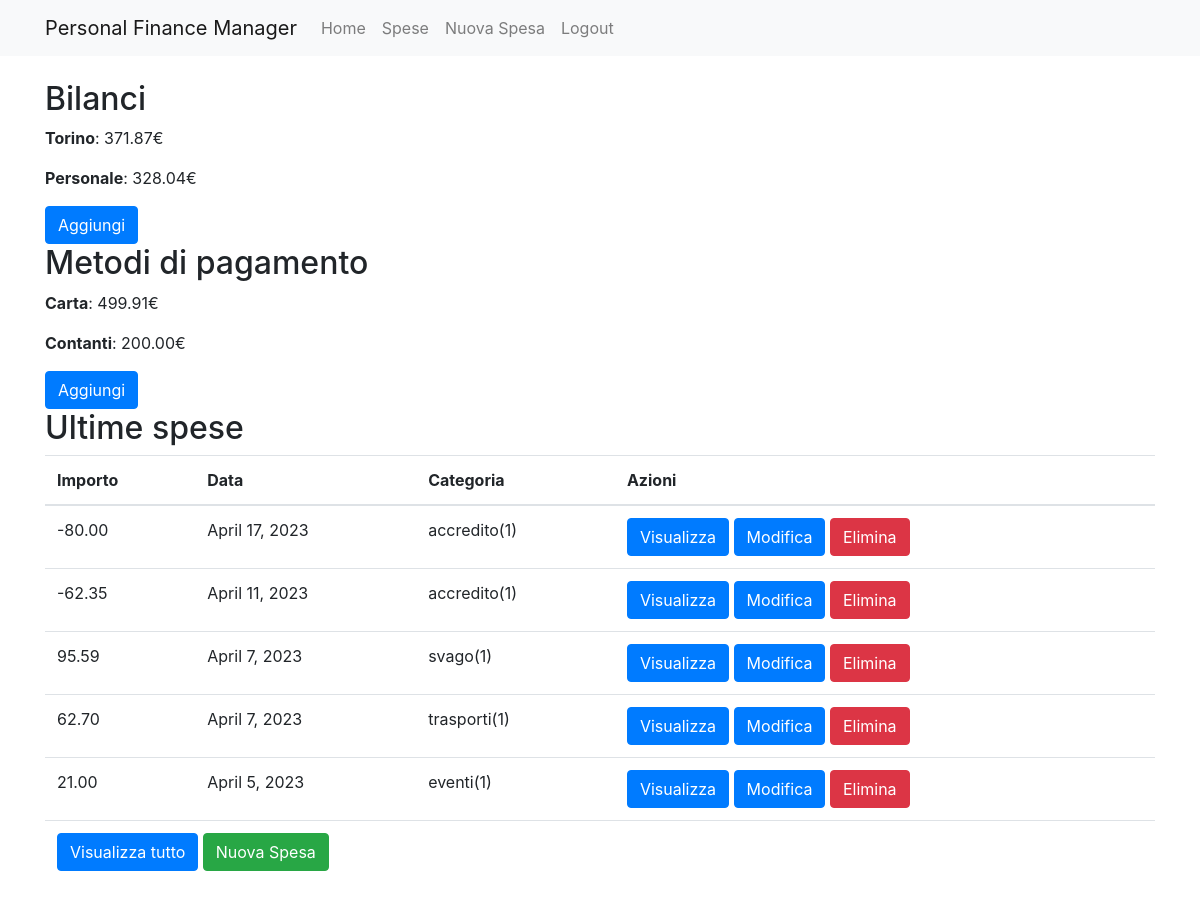
The page / (signed in) on the database as committed earlier.
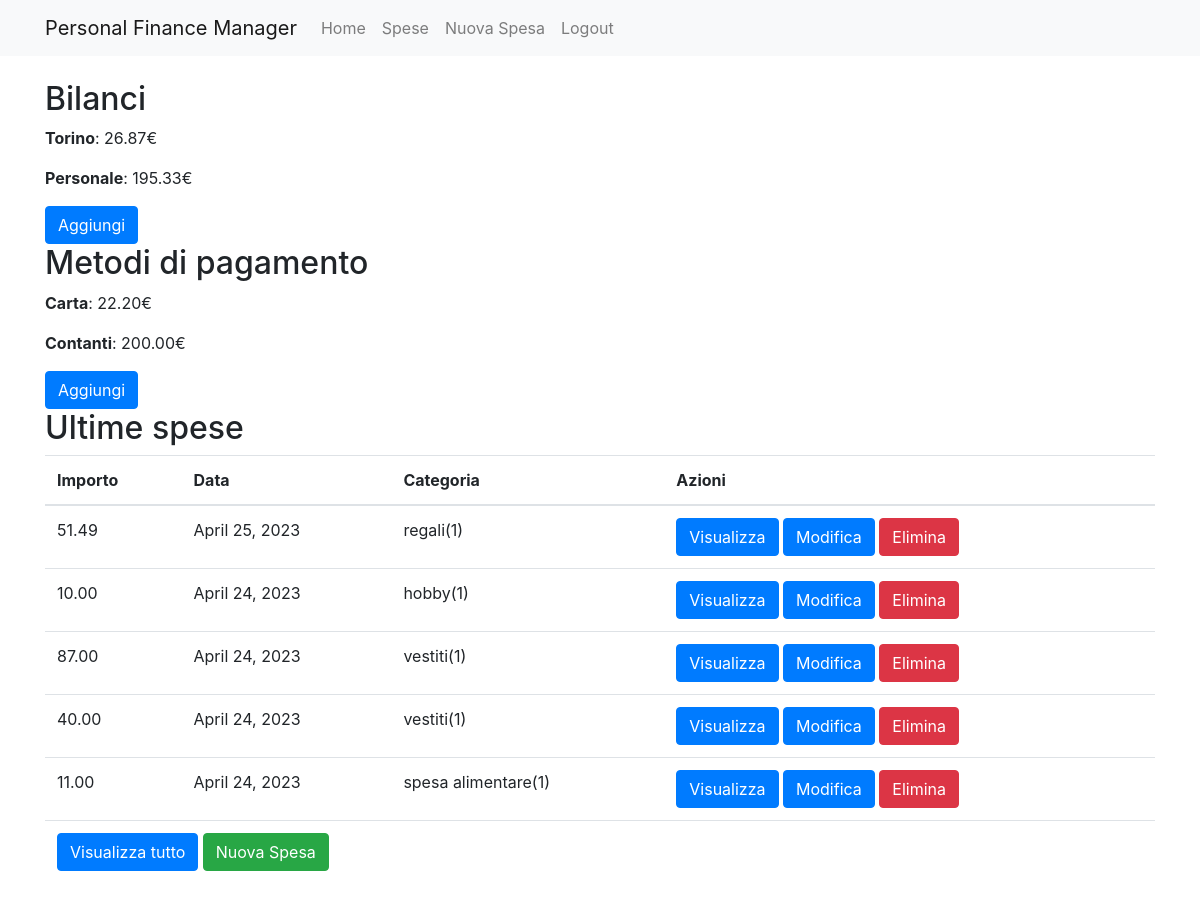
The same page on the database as committed later.
### expenses/models.py (models this page shows, shortened)
class Balance(models.Model):
    user = models.ForeignKey(User, on_delete=models.CASCADE)
    name = models.CharField(max_length=200)
    def display(self):
        string = self.name
        string = string[0].upper() + string[1:]
        return string
    def calculate(self):
        balance = 0
        expenses = Expense.objects.filter(user=self.user, balance=self)
        for ex in expenses:
            balance -= ex.amount
        balance = str(balance)
        balance += '€'
        return balance

class Expense(models.Model):
    user = models.ForeignKey(User, on_delete=models.CASCADE)
    balance = models.ForeignKey(Balance, on_delete=models.CASCADE)
    payment_method = models.ForeignKey(Payment_Method, on_delete=models.CASCADE)
    amount = models.DecimalField(max_digits = 6, decimal_places=2)
    date = models.DateField()
    category = models.ForeignKey(Category, on_delete=models.CASCADE)
    description = models.CharField(max_length=200)

class Payment_Method(models.Model):
    user = models.ForeignKey(User, on_delete=models.CASCADE)
    name = models.CharField(max_length=200)
    def display(self):
        string = self.name
        string = string[0].upper() + string[1:]
        return string
    def calculate(self):
        balance = 0
        expenses = Expense.objects.filter(user=self.user, payment_method=self)
        for ex in expenses:
            balance -= ex.amount
        balance = str(balance)
        balance += '€'
        return balance

class Category(models.Model):
    user = models.ForeignKey(User, on_delete=models.CASCADE)
    name = models.CharField(max_length=200)
    def __str__(self):
        return self.name + "(" + str(self.user.id) + ")"

### expenses/views.py (the view)
# urls.py: path('', views.index, name='index'),
@login_required
def index(request):
    balances = Balance.objects.filter(user=request.user)
    payment_methods = Payment_Method.objects.filter(user=request.user)
    expenses = Expense.objects.filter(user=request.user).order_by("-date")[:5]
    return render(request, 'index.html', {'balances': balances, 'payment_methods': payment_methods, 'expenses':expenses})

### expenses/templates/index.html (shortened to what this page needs)
{% extends 'base.html' %}
{% block content %}
  <h2>Bilanci</h2>
  {% for balance in balances %}
    <p><strong>{{ balance.display }}</strong>: {{ balance.calculate }}</p>
  {% empty %}
    <p>Nessun bilancio trovato</p>
  {% endfor %}
  <a href="{% url 'balance_new' %}" class="btn btn-primary">Aggiungi</a>
  <h2>Metodi di pagamento</h2>
  {% for pm in payment_methods %}
    <p><strong>{{ pm.display }}</strong>: {{ pm.calculate }}</p>
  {% empty %}
    <p>Nessun metodo di pagamento trovato</p>
  {% endfor %}
  <a href="{% url 'payment_method_new' %}" class="btn btn-primary">Aggiungi</a>
  <h2>Ultime spese</h2>
  <table class="table">
    <thead>
      <tr>
        <th>Importo</th>
        <th>Data</th>
        <th>Categoria</th>
        <th>Azioni</th>
      </tr>
    </thead>
    <tbody>
      {% for expense in expenses %}
        <tr>
          <td>{{ expense.amount }}</td>
          <td>{{ expense.date }}</td>
          <td>{{ expense.category }}</td>
          <td>
            <a href="{% url 'expense_show' expense.pk %}" class="btn btn-primary">Visualizza</a>
            <a href="{% url 'expense_edit' expense.pk %}" class="btn btn-primary">Modifica</a>
            <a href="{% url 'expense_delete' expense.pk %}" class="btn btn-danger">Elimina</a>
          </td>
        </tr>
      {% empty %}
        <tr>
          <td colspan="4">Nessuna spesa trovata.</td>
        </tr>
      {% endfor %}
      <tr>
        <td colspan="4">
          <a href="{% url 'expenses_list' %}" class="btn btn-primary">Visualizza tutto</a>
          <a href="{% url 'expense_new' %}" class="btn btn-success">Nuova Spesa</a>
        </td>
      </tr>
    </tbody>
  </table>
{% endblock %}

Rows that differ between the two databases and show on the page:
no longer on this page (row unchanged): Expense: amount "-80.00", date "April 17, 2023", category "accredito(1)"
no longer on this page (row unchanged): Expense: amount "-62.35", date "April 11, 2023", category "accredito(1)"
no longer on this page (row unchanged): Expense: amount "95.59", date "April 7, 2023", category "svago(1)"
no longer on this page (row unchanged): Expense: amount "62.70", date "April 7, 2023", category "trasporti(1)"
no longer on this page (row unchanged): Expense: amount "21.00", date "April 5, 2023", category "eventi(1)"
computed for Balance "Torino": calculate "371.87€" → "26.87€"
computed for Balance "Personale": calculate "328.04€" → "195.33€"
computed for Payment_Method "Carta": calculate "499.91€" → "22.20€"
added Expense: amount "51.49", date "April 25, 2023", category "regali(1)"
added Expense: amount "10.00", date "April 24, 2023", category "hobby(1)"
added Expense: amount "87.00", date "April 24, 2023", category "vestiti(1)"
added Expense: amount "40.00", date "April 24, 2023", category "vestiti(1)"
added Expense: amount "11.00", date "April 24, 2023", category "spesa alimentare(1)"
